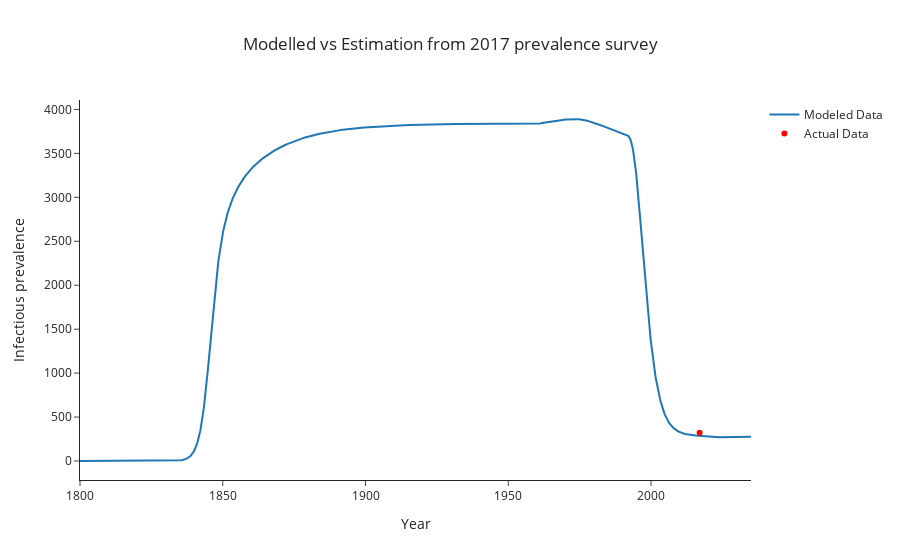

The notebook cell this image was saved under:
### Code cell
plot_model_vs_actual(derived_df_0, targets['adults_prevalence_pulmonary'], 'adults_prevalence_pulmonary', 'Infectious prevalence', 'Modelled vs Estimation from 2017 prevalence survey')

### Figure 1 — Plotly figure (JSON) as saved in the notebook; plotly's stock layout.template omitted (floating-point values rounded to 4 significant figures; data arrays with more than 128 entries replaced by an {"elided": "..."} marker saying what was removed)
{"data": [{"mode": "lines", "name": "Modeled Data", "type": "scatter", "x": {"elided": "2351 float values"}, "y": {"elided": "2351 float values"}}, {"marker": {"color": "red"}, "mode": "markers", "name": "Actual Data", "type": "scatter", "x": [2017], "y": [322]}], "layout": {"title": {"text": "Modelled vs Estimation from 2017 prevalence survey", "x": 0.5}, "xaxis": {"title": {"text": "Year"}}, "yaxis": {"title": {"text": "Infectious prevalence"}}}}
